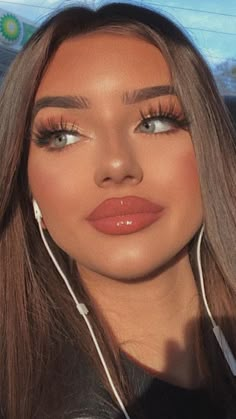
#> input picture imagen.jpg, 236 x 419 px
$ python main.py
#> lines starting #> are read from the running program, lines starting #| are printed output that depends on the picture; after the words box and inside, x2 and y2 are one past the last pixel; in counts of white or black regions, pixels touching at a corner belong together
import cv2

# Cargar el clasificador de rostros frontales
cara_cascade = cv2.CascadeClassifier(cv2.data.haarcascades + 'haarcascade_frontalface_default.xml')

# Cargar la imagen desde el archivo "imagen.jpg"
# Asegúrate de que "imagen.jpg" esté en la misma carpeta que tu script, o proporciona la ruta completa.
imagen = cv2.imread("imagen.jpg")
#> imagen is the input picture: shape (419, 236, 3); mean B, G, R 75.1, 89.5, 123.2

# Verificar si la imagen se cargó correctamente
if imagen is None:
    print("Error: No se pudo cargar la imagen. Asegúrate de que 'imagen.jpg' exista y la ruta sea correcta.")
    exit() # Salir del programa si no se carga la imagen

# Convertir la imagen a escala de grises
gris = cv2.cvtColor(imagen, cv2.COLOR_BGR2GRAY)
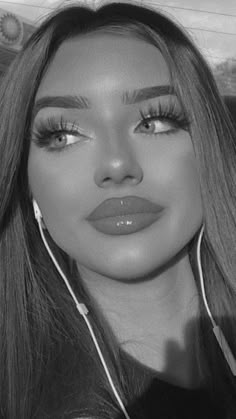
#> gris: shape (419, 236); min 9, max 238, mean 97.9

# Detectar rostros en la imagen
# Los parámetros scaleFactor y minNeighbors pueden ajustarse para mejorar la detección.
caras = cara_cascade.detectMultiScale(gris, 1.1, 4)
#> caras = [[13, 47, 203, 203]]

# Aplicar Canny para detectar bordes
# Los parámetros 100 y 200 son los umbrales inferior y superior para el algoritmo Canny.
bordes = cv2.Canny(gris, 100, 200)
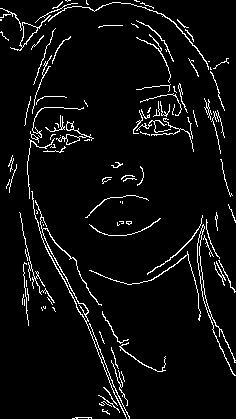
#> bordes: shape (419, 236); 5.2% white in thin lines or dots

# Dibujar rectángulos alrededor de cada rostro detectado
# Se dibuja sobre la imagen original a color.
for (x, y, w, h) in caras:
    cv2.rectangle(imagen, (x, y), (x + w, y + h), (0, 255, 0), 2) # Rectángulo verde
#> this loop made 1 pass
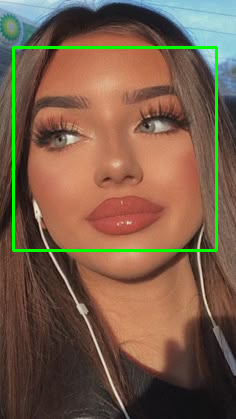
#> imagen: shape (419, 236, 3); 2.46% of pixels changed, all inside (x1, y1, x2, y2) = (12, 46, 218, 252)

# Mostrar la imagen original con los rostros detectados
cv2.imshow("Deteccion de Rostros en Imagen", imagen)

# Mostrar los bordes detectados (Canny) en una ventana separada
cv2.imshow("Bordes Detectados (Canny) en Imagen", bordes)

# Esperar hasta que el usuario presione una tecla para cerrar las ventanas
cv2.waitKey(0)

# Cerrar todas las ventanas de OpenCV
cv2.destroyAllWindows()
